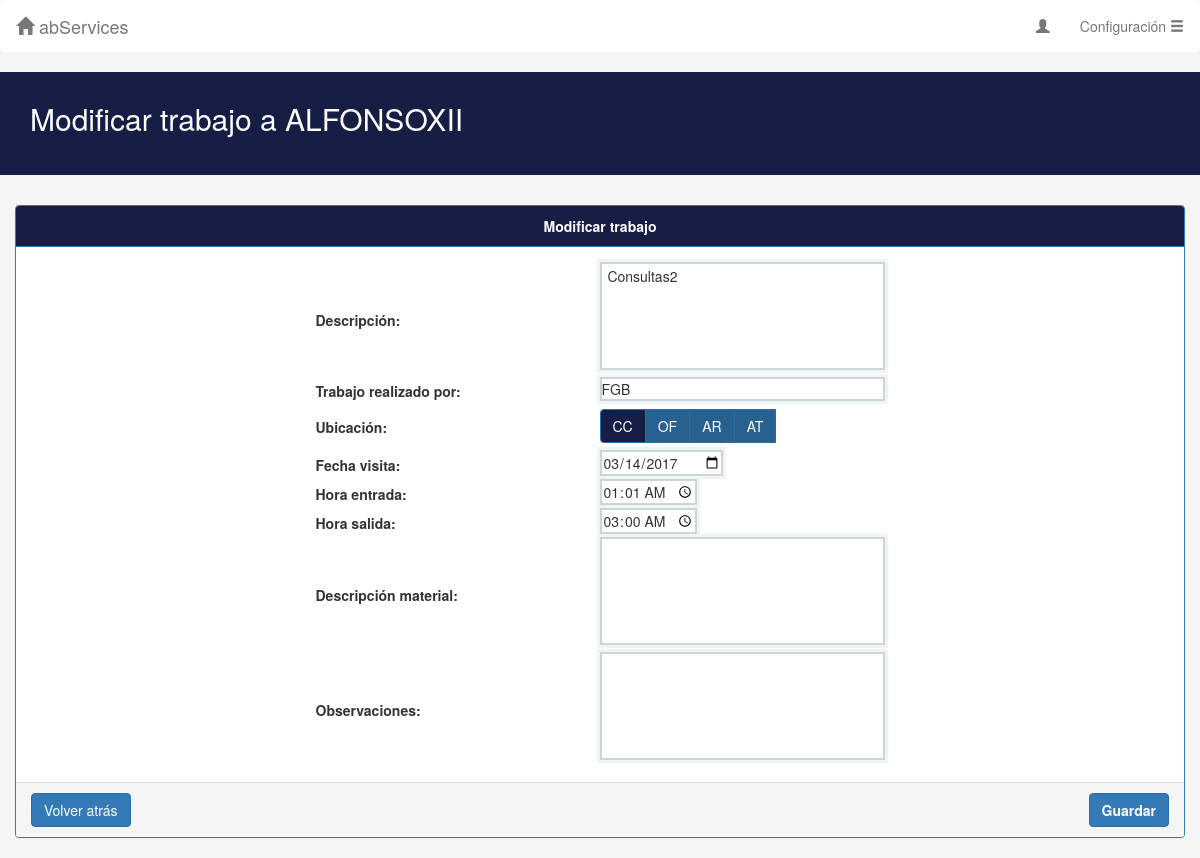
The page /modificarTrabajo.php?idTrabajo=4&cliente=ALFONSOXII on the database its author committed.
### tables this page shows
CREATE TABLE IF NOT EXISTS `trabajos` (
  `Id` int(11) NOT NULL AUTO_INCREMENT,
  `IdCliente` varchar(30) NOT NULL,
  `Trabajador` varchar(3) NOT NULL,
  `Ubicacion` varchar(2) NOT NULL DEFAULT 'CC',
  `FVisita` date NOT NULL,
  `HoraE` time NOT NULL,
  `HoraS` time NOT NULL,
  `Descripcion` text NOT NULL,
  `DescripcionMat` text,
  `Observaciones` text,
  PRIMARY KEY (`Id`)
);

### includes/php/config.php (called while the page is built, shortened)
<?php
$mysqli = new mysqli(BD_HOST, BD_USER, BD_PASS, BD_NAME);
$mysqli->set_charset("utf8");
function sanitizeArgs(&$args) {
	global $mysqli;
	for($i=0; $i < count($args); $i++){
		$args[$i] = mysqli_real_escape_string($mysqli, $args[$i]);
		$args[$i] = htmlspecialchars_decode(trim(strip_tags(stripslashes($args[$i]))));
	}
}
?>

### includes/php/trabajosBD.php (called while the page is built, shortened)
<?php
require_once(__DIR__."/config.php");
function getInfoWork($id){
	global $mysqli;
	$args = array($id);
	$pst = $mysqli->prepare("SELECT * FROM trabajos WHERE Id = ?");
	$pst->bind_param("i",$args[0]);
	$pst->execute();
	$result = $pst->get_result();
	while($row = $result->fetch_array(MYSQLI_ASSOC)){
		$info = $row;
	}
	return $info;
}
?>

### includes/php/trabajos.php (called while the page is built, shortened)
<?php
require_once __DIR__.'/config.php';
require_once __DIR__.'/trabajosBD.php';
function conseguirInfoTrabajo($id){
	$result = getInfoWork($id);
	return $result;
}
?>

### modificarTrabajo.php (the view, shortened to what this page needs)
<?php require_once __DIR__.'/includes/php/config.php';?>
<!DOCTYPE html>
<html lang="en">
  <head>
	<?php
	$id=$_GET['idTrabajo'];
	$cliente =$_GET['cliente'];
	?>
    <link href="includes/css/bootstrap.min.css" rel="stylesheet" media="screen">
	<link rel="stylesheet" type="text/css" href="includes/css/style.css">
  </head>
  <?php
	require(__DIR__.'/includes/php/trabajos.php');
	?>
  <body>
		<nav class="navbar navbar-default" role="navigation" id="navSup">
			<div class="navbar-header" id="navSupHeader">
				<a class="navbar-brand" href="homeClientes.php"><span class="glyphicon glyphicon-home"></span> abServices</a>
			</div>
			<div class="collapse navbar-collapse navbar-ex1-collapse" id="navSupDerecha">
				<ul class="nav navbar-nav navbar-right">
					<li><a href="#"><span class="glyphicon glyphicon-user"></span>  <?php echo $_SESSION["usuario"] ?></a></li>
					<li class="dropdown">
						<a href="#" class="dropdown-toggle" data-toggle="dropdown"> Configuración <span class="glyphicon glyphicon-menu-hamburger"></span></a>
					</li>
				</ul>
			</div>
		</nav>
		<div class="jumbotron">
				<div class="container">
				<h2 id="cab2">Modificar trabajo a <?php echo $cliente?></h2>
				</div>
		</div>
		<?php
		$trabajo = conseguirInfoTrabajo($id);
		?>
		<div class="container-fluid">
			<div class="panel panel-primary" >
						<div class="panel-heading" id="panelHead"><div class="text-center"><strong>Modificar trabajo</strong></div></div>
						<form method = "POST" action="" autocomplete="on" class="form-horizontal" role="form">
						<div class="panel-body">
							<center>
							<table border="0" cellpadding="0" cellspacing="2" width="50%">
								<tr>
								  <td width="70%"><strong id="nombresForm">Descripción:</strong></td> <td width="30%"><textarea id="cajas" name="descripcion" required="required" rows="5" cols="35"> <?php echo $trabajo["Descripcion"]?></textarea></td>
								</tr>
								<tr>
								  <td width="70%"><strong id="nombresForm">Trabajo realizado por:</strong></td> <td width="30%"><p id="cajas" name="tecnico" rows="5" cols="35"> <?php echo $trabajo["Trabajador"]?></a></td>
								</tr>
								<tr>
								 <td width="70%"><strong>Ubicación:</strong></td>
								 <td style="padding-top: 5px; padding-bottom: 7px;">
								    <div class="text-center btn-group">
										<button type="button" class="btn btn-primary" id="tipo1" onClick="formTipo('CC')">CC</button>
										<button type="button" class="btn btn-primary" id="tipo2" onClick="formTipo('OF')">OF</button>
									    <button type="button" class="btn btn-primary" id="tipo3" onClick="formTipo('AR')">AR</button>
										<button type="button" class="btn btn-primary" id="tipo4" onClick="formTipo('AT')">AT</button>
									</div>
								 </td>
								</tr>
								<tr>
								 <td width="70%"><strong>Fecha visita:</strong></td><td width="30%"><input id="cajas" value="<?php echo $trabajo["FVisita"]?>" name="fvisita" type="date" required="required"/></td>
								</tr>
								<tr>
								 <td width="70%"><strong>Hora entrada:</strong></td><td width="30%"><input id="cajas" value="<?php echo $trabajo["HoraE"]?>" name="horae" type="time" required="required"/></td>
								</tr>
								<tr>
								  <td width="70%"><strong>Hora salida:</strong></td><td width="30%"><input id="cajas" value="<?php echo $trabajo["HoraS"]?>" name="horas" type="time" required="required"/></td>
								</tr>
								<tr id="content" style="display: in-line;">
								<td width="70%"><strong>Descripción material:</strong></td><td width="30%"><textarea id="cajas" name="descmat" rows="5" cols="35"><?php echo $trabajo["DescripcionMat"]?></textarea></td>
								</tr>
								<tr>
								 <td width="70%"><strong>Observaciones:</strong></td><td width="30%"><textarea id="cajas" name="observaciones" rows="5" cols="35"><?php echo $trabajo["Observaciones"]?></textarea></td>
								</tr>
							</table>
							</center>
						</div>
						<div class="panel-footer">
							<input  class="btn btn-primary" type="button" onClick="location.href='./infoTrabajo.php?id=<?php echo $id ?>&cliente=<?php echo $cliente ?>'" value="Volver atrás"></input>
							<button type="submit" class="btn btn-primary" name="formRTrabajo" value="Sign in" style="float: right"><strong>Guardar</strong></button>
						</div>
						</form>
			</div>
		</div>
  </body>
</html>

### includes/css/style.css (style rules this page uses)
.jumbotron { background-color: #161e45; color: #fff; padding-top: 30px; padding-bottom: 30px; }
body { background-color: #f5f5f5; }
#cab1,#cab2 { display: inline-block; }
#navSup { background-color: #fff; border-color: #fff; }
#panelHead { background-color: #161e45; }
#cajas { border: 2px solid #CED5D7; resize: none; box-shadow:0 0 0 3px #EEF5F7; margin-bottom: 3px; }

### rows shown on the page
trabajos: descripcion "Consultas2", Trabajador "FGB", fvisita "03/14/2017", horae "01:01:00", horas "03:00:00"

### other values the page prints
$cliente "ALFONSOXII"
